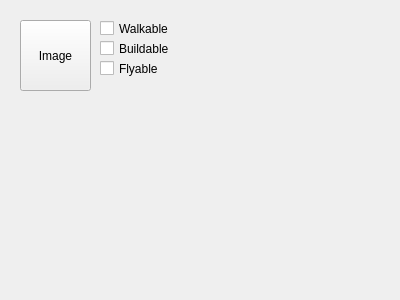
<?xml version="1.0" encoding="UTF-8"?>
<ui version="4.0">
 <class>TilePathing</class>
 <widget class="QWidget" name="TilePathing">
  <property name="geometry">
   <rect>
    <x>0</x>
    <y>0</y>
    <width>400</width>
    <height>300</height>
   </rect>
  </property>
  <property name="windowTitle">
   <string>TilePathing</string>
  </property>
  <widget class="QPushButton" name="pushButton">
   <property name="geometry">
    <rect>
     <x>20</x>
     <y>20</y>
     <width>71</width>
     <height>71</height>
    </rect>
   </property>
   <property name="text">
    <string>Image</string>
   </property>
  </widget>
  <widget class="QCheckBox" name="checkBox">
   <property name="geometry">
    <rect>
     <x>100</x>
     <y>20</y>
     <width>70</width>
     <height>17</height>
    </rect>
   </property>
   <property name="text">
    <string>Walkable</string>
   </property>
  </widget>
  <widget class="QCheckBox" name="checkBox_2">
   <property name="geometry">
    <rect>
     <x>100</x>
     <y>40</y>
     <width>70</width>
     <height>17</height>
    </rect>
   </property>
   <property name="text">
    <string>Buildable</string>
   </property>
  </widget>
  <widget class="QCheckBox" name="checkBox_3">
   <property name="geometry">
    <rect>
     <x>100</x>
     <y>60</y>
     <width>70</width>
     <height>17</height>
    </rect>
   </property>
   <property name="text">
    <string>Flyable</string>
   </property>
  </widget>
 </widget>
 <layoutdefault spacing="6" margin="11"/>
 <resources/>
 <connections/>
</ui>
